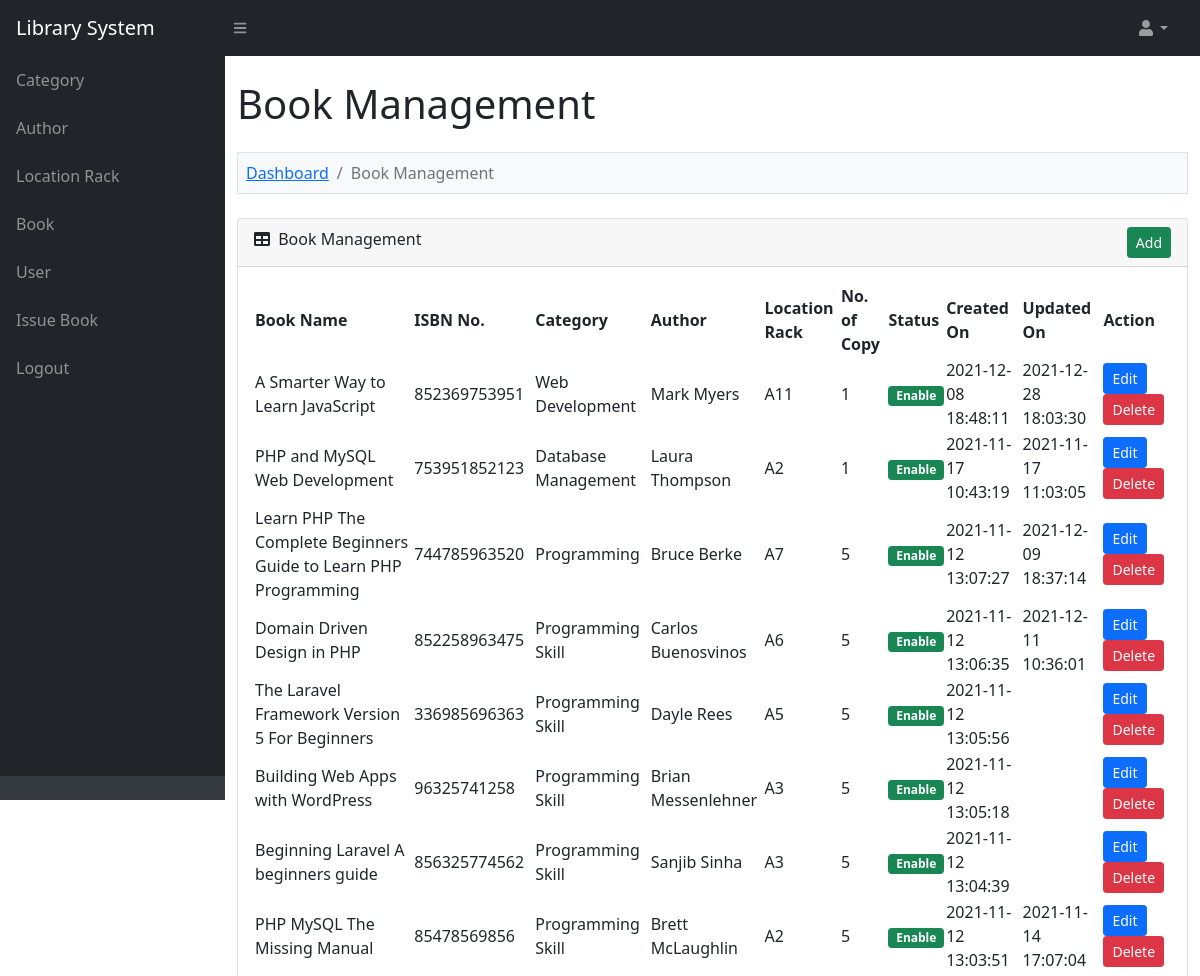
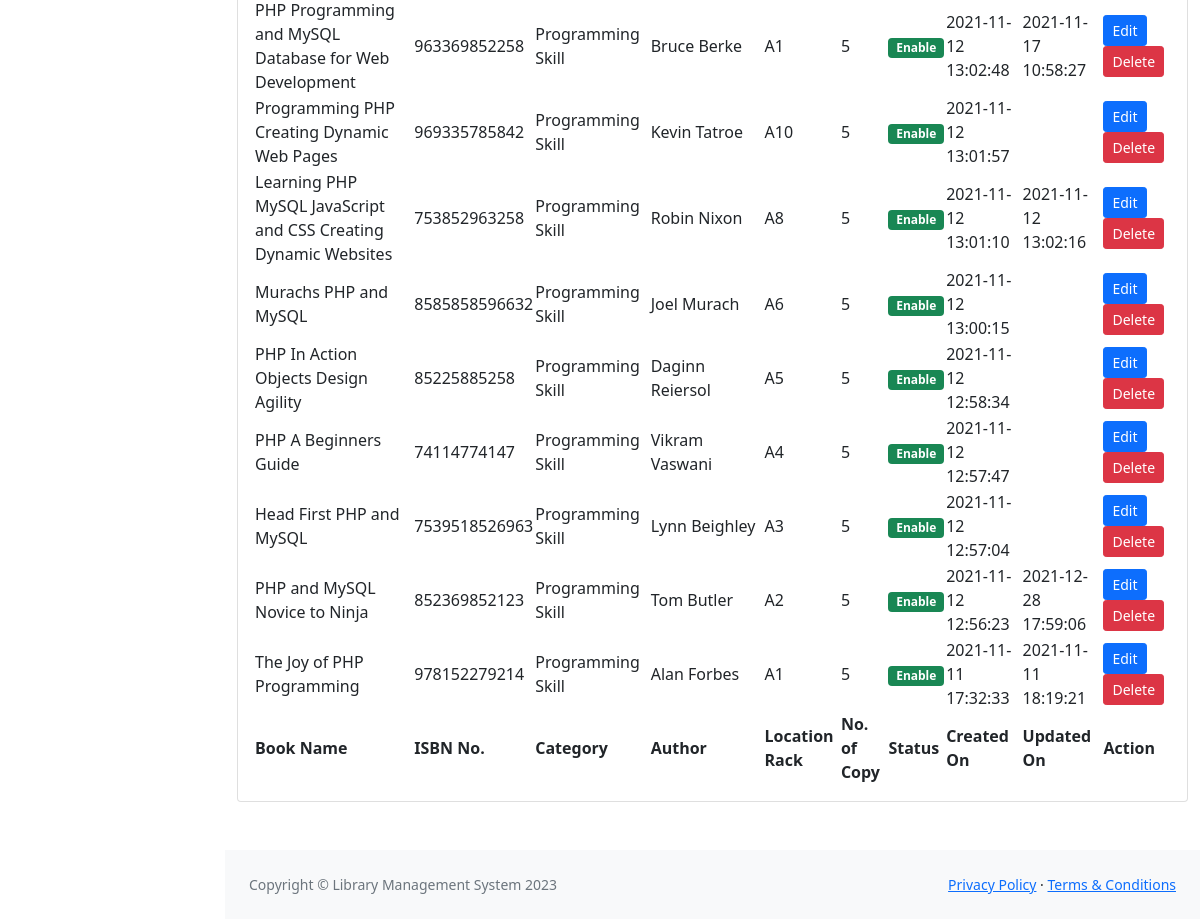
The page /admin/book.php (signed in) on the database its author committed (2 pictures, top to bottom).
### tables this page shows
CREATE TABLE `lms_book` (
  `book_id` int(11) NOT NULL,
  `book_category` varchar(200) NOT NULL,
  `book_author` varchar(200) NOT NULL,
  `book_location_rack` varchar(100) NOT NULL,
  `book_name` text NOT NULL,
  `book_isbn_number` varchar(30) NOT NULL,
  `book_no_of_copy` int(5) NOT NULL,
  `book_status` enum('Enable','Disable') NOT NULL,
  `book_added_on` varchar(30) NOT NULL,
  `book_updated_on` varchar(30) NOT NULL
);

### function.php (called while the page is built, shortened)
<?php
function convert_data($string, $action = 'encrypt')
{
	$encrypt_method = "AES-256-CBC";
	$secret_key = 'AA74CDCC2BBRT935136HH7B63C27';
	$secret_iv = '5fgf5HJ5g27';
	$key = hash('sha256', $secret_key);
	$iv = substr(hash('sha256', $secret_iv), 0, 16);
	if ($action == 'encrypt')
	{
		$output = openssl_encrypt($string, $encrypt_method, $key, 0, $iv);
	    $output = base64_encode($output);
	}
	else if ($action == 'decrypt')
	{
		$output = openssl_decrypt(base64_decode($string), $encrypt_method, $key, 0, $iv);
	}
	return $output;
}
?>

### admin/book.php (the view, shortened to what this page needs)
<?php
include '../database_connection.php';
include '../function.php';
$error = '';
$query = "
	SELECT * FROM lms_book
    ORDER BY book_id DESC
";
$statement = $connect->prepare($query);
$statement->execute();
include '../header.php';
?>
<div class="container-fluid py-4" style="min-height: 700px;">
	<h1>Book Management</h1>
	<?php
	if(isset($_GET["action"]))
	{
		if($_GET["action"] == 'add')
		{
	?>
	<ol class="breadcrumb mt-4 mb-4 bg-light p-2 border">
		<li class="breadcrumb-item"><a href="index.php">Dashboard</a></li>
        <li class="breadcrumb-item"><a href="book.php">Book Management</a></li>
        <li class="breadcrumb-item active">Add Book</li>
    </ol>
    <?php
    if($error != '')
    {
    	echo '<div class="alert alert-danger alert-dismissible fade show" role="alert"><ul class="list-unstyled">'.$error.'</ul> <button type="button" class="btn-close" data-bs-dismiss="alert" aria-label="Close"></button></div>';
    }
    ?>
    <div class="card mb-4">
    	<div class="card-header">
    		<i class="fas fa-user-plus"></i> Add New Book
        </div>
        <div class="card-body">
        	<form method="post">
        		<div class="row">
        			<div class="col-md-6">
        				<div class="mb-3">
        					<label class="form-label">Book Name</label>
        					<input type="text" name="book_name" id="book_name" class="form-control" />
        				</div>
        			</div>
        			<div class="col-md-6">
        				<div class="mb-3">
        					<label class="form-label">Select Author</label>
        					<select name="book_author" id="book_author" class="form-control">
        						<?php echo fill_author($connect); ?>
        					</select>
        				</div>
        			</div>
        		</div>
        		<div class="row">
        			<div class="col-md-6">
        				<div class="mb-3">
        					<label class="form-label">Select Category</label>
        					<select name="book_category" id="book_category" class="form-control">
        						<?php echo fill_category($connect); ?>
        					</select>
        				</div>
        			</div>
        			<div class="col-md-6">
        				<div class="mb-3">
        					<label class="form-label">Select Location Rack</label>
        					<select name="book_location_rack" id="book_location_rack" class="form-control">
        						<?php echo fill_location_rack($connect); ?>
        					</select>
        				</div>
        			</div>
        		</div>
        		<div class="row">
        			<div class="col-md-6">
        				<div class="mb-3">
        					<label class="form-label">Book ISBN Number</label>
        					<input type="text" name="book_isbn_number" id="book_isbn_number" class="form-control" />
        				</div>
        			</div>
        			<div class="col-md-6">
        				<div class="mb-3">
        					<label class="form-label">No. of Copy</label>
        					<input type="number" name="book_no_of_copy" id="book_no_of_copy" step="1" class="form-control" />
        				</div>
        			</div>
        		</div>
        		<div class="mt-4 mb-3 text-center">
        			<input type="submit" name="add_book" class="btn btn-success" value="Add" />
        		</div>
        	</form>
        </div>
    </div>
	<?php
		}
		else if($_GET["action"] == 'edit')
		{
			$book_id = convert_data($_GET["code"], 'decrypt');
			if($book_id > 0)
			{
				$query = "
				SELECT * FROM lms_book
                WHERE book_id = '$book_id'
				";
				$book_result = $connect->query($query);
				foreach($book_result as $book_row)
				{
	?>
	<ol class="breadcrumb mt-4 mb-4 bg-light p-2 border">
		<li class="breadcrumb-item"><a href="index.php">Dashboard</a></li>
        <li class="breadcrumb-item"><a href="book.php">Book Management</a></li>
        <li class="breadcrumb-item active">Edit Book</li>
    </ol>
    <div class="card mb-4">
    	<div class="card-header">
    		<i class="fas fa-user-plus"></i> Edit Book Details
       	</div>
       	<div class="card-body">
       		<form method="post">
       			<div class="row">
       				<div class="col-md-6">
       					<div class="mb-3">
       						<label class="form-label">Book Name</label>
       						<input type="text" name="book_name" id="book_name" class="form-control" value="<?php echo $book_row['book_name']; ?>" />
       					</div>
       				</div>
       				<div class="col-md-6">
       					<div class="mb-3">
       						<label class="form-label">Select Author</label>
       						<select name="book_author" id="book_author" class="form-control">
       							<?php echo fill_author($connect); ?>
       						</select>
       					</div>
       				</div>
       			</div>
       			<div class="row">
       				<div class="col-md-6">
       					<div class="mb-3">
       						<label class="form-label">Select Category</label>
       						<select name="book_category" id="book_category" class="form-control">
       							<?php echo fill_category($connect); ?>
       						</select>
       					</div>
       				</div>
       				<div class="col-md-6">
       					<div class="mb-3">
       						<label class="form-label">Select Location Rack</label>
       						<select name="book_location_rack" id="book_location_rack" class="form-control">
       							<?php echo fill_location_rack($connect); ?>
       						</select>
       					</div>
       				</div>
       			</div>
       			<div class="row">
       				<div class="col-md-6">
       					<div class="mb-3">
       						<label class="form-label">Book ISBN Number</label>
       						<input type="text" name="book_isbn_number" id="book_isbn_number" class="form-control" value="<?php echo $book_row['book_isbn_number']; ?>" />
       					</div>
       				</div>
       				<div class="col-md-6">
       					<div class="mb-3">
       						<label class="form-label">No. of Copy</label>
       						<input type="number" name="book_no_of_copy" id="book_no_of_copy" class="form-control" step="1" value="<?php echo $book_row['book_no_of_copy']; ?>" />
       					</div>
       				</div>
       			</div>
       			<div class="mt-4 mb-3 text-center">
       				<input type="hidden" name="book_id" value="<?php echo $book_row['book_id']; ?>" />
       				<input type="submit" name="edit_book" class="btn btn-primary" value="Edit" />
       			</div>
       		</form>
       		<script>
       			document.getElementById('book_author').value = "<?php echo $book_row['book_author']; ?>";
       			document.getElementById('book_category').value = "<?php echo $book_row['book_category']; ?>";
       			document.getElementById('book_location_rack').value = "<?php echo $book_row['book_location_rack']; ?>";
       		</script>
       	</div>
   	</div>
	<?php
				}
			}
		}
	}
	else
	{
	?>
	<ol class="breadcrumb mt-4 mb-4 bg-light p-2 border">
		<li class="breadcrumb-item"><a href="index.php">Dashboard</a></li>
		<li class="breadcrumb-item active">Book Management</li>
	</ol>
	<div class="card mb-4">
		<div class="card-header">
			<div class="row">
				<div class="col col-md-6">
					<i class="fas fa-table me-1"></i> Book Management
                </div>
                <div class="col col-md-6" align="right">
                	<a href="book.php?action=add" class="btn btn-success btn-sm">Add</a>
                </div>
            </div>
        </div>
        <div class="card-body">
        	<table id="datatablesSimple">
        		<thead>
        			<tr>
        				<th>Book Name</th>
        				<th>ISBN No.</th>
        				<th>Category</th>
        				<th>Author</th>
        				<th>Location Rack</th>
        				<th>No. of Copy</th>
        				<th>Status</th>
        				<th>Created On</th>
        				<th>Updated On</th>
        				<th>Action</th>
        			</tr>
        		</thead>
        		<tfoot>
        			<tr>
        				<th>Book Name</th>
        				<th>ISBN No.</th>
        				<th>Category</th>
        				<th>Author</th>
        				<th>Location Rack</th>
        				<th>No. of Copy</th>
        				<th>Status</th>
        				<th>Created On</th>
        				<th>Updated On</th>
        				<th>Action</th>
        			</tr>
        		</tfoot>
        		<tbody>
        		<?php
        		if($statement->rowCount() > 0)
        		{
        			foreach($statement->fetchAll() as $row)
        			{
        				$book_status = '';
        				if($row['book_status'] == 'Enable')
        				{
        					$book_status = '<div class="badge bg-success">Enable</div>';
        				}
        				else
        				{
        					$book_status = '<div class="badge bg-danger">Disable</div>';
        				}
        				echo '
        				<tr>
        					<td>'.$row["book_name"].'</td>
        					<td>'.$row["book_isbn_number"].'</td>
        					<td>'.$row["book_category"].'</td>
        					<td>'.$row["book_author"].'</td>
        					<td>'.$row["book_location_rack"].'</td>
        					<td>'.$row["book_no_of_copy"].'</td>
        					<td>'.$book_status.'</td>
        					<td>'.$row["book_added_on"].'</td>
        					<td>'.$row["book_updated_on"].'</td>
        					<td>
        						<a href="book.php?action=edit&code='.convert_data($row["book_id"]).'" class="btn btn-sm btn-primary">Edit</a>
        						<button type="button" name="delete_button" class="btn btn-danger btn-sm" onclick="delete_data(`'.$row["book_id"].'`, `'.$row["book_status"].'`)">Delete</button>
        					</td>
        				</tr>
        				';
        			}
        		}
        		else
        		{
        			echo '
        			<tr>
        				<td colspan="10" class="text-center">No Data Found</td>
        			</tr>
        			';
        		}
        		?>
        		</tbody>
        	</table>
        </div>
    </div>
    <?php
	}
    ?>
</div>
<?php
include '../footer.php';
?>

### rows shown on the page
lms_book: book_name "A Smarter Way to Learn JavaScript", book_isbn_number "852369753951", book_category "Web Development", book_author "Mark Myers", book_location_rack "A11", book_no_of_copy "1", book_status "Enable", book_added_on "2021-12-08 18:48:11", book_updated_on "2021-12-28 18:03:30"
lms_book: book_name "PHP and MySQL Web Development", book_isbn_number "753951852123", book_category "Database Management", book_author "Laura Thompson", book_location_rack "A2", book_no_of_copy "1", book_status "Enable", book_added_on "2021-11-17 10:43:19", book_updated_on "2021-11-17 11:03:05"
lms_book: book_name "Learn PHP The Complete Beginners Guide to Learn PHP Programming", book_isbn_number "744785963520", book_category "Programming", book_author "Bruce Berke", book_location_rack "A7", book_no_of_copy "5", book_status "Enable", book_added_on "2021-11-12 13:07:27", book_updated_on "2021-12-09 18:37:14"
lms_book: book_name "Domain Driven Design in PHP", book_isbn_number "852258963475", book_category "Programming Skill", book_author "Carlos Buenosvinos", book_location_rack "A6", book_no_of_copy "5", book_status "Enable", book_added_on "2021-11-12 13:06:35", book_updated_on "2021-12-11 10:36:01"
lms_book: book_name "The Laravel Framework Version 5 For Beginners", book_isbn_number "336985696363", book_category "Programming Skill", book_author "Dayle Rees", book_location_rack "A5", book_no_of_copy "5", book_status "Enable", book_added_on "2021-11-12 13:05:56"
lms_book: book_name "Building Web Apps with WordPress", book_isbn_number "96325741258", book_category "Programming Skill", book_author "Brian Messenlehner", book_location_rack "A3", book_no_of_copy "5", book_status "Enable", book_added_on "2021-11-12 13:05:18"
lms_book: book_name "Beginning Laravel A beginners guide", book_isbn_number "856325774562", book_category "Programming Skill", book_author "Sanjib Sinha", book_location_rack "A3", book_no_of_copy "5", book_status "Enable", book_added_on "2021-11-12 13:04:39"
lms_book: book_name "PHP MySQL The Missing Manual", book_isbn_number "85478569856", book_category "Programming Skill", book_author "Brett McLaughlin", book_location_rack "A2", book_no_of_copy "5", book_status "Enable", book_added_on "2021-11-12 13:03:51", book_updated_on "2021-11-14 17:07:04"
lms_book: book_name "PHP Programming and MySQL Database for Web Development", book_isbn_number "963369852258", book_category "Programming Skill", book_author "Bruce Berke", book_location_rack "A1", book_no_of_copy "5", book_status "Enable", book_added_on "2021-11-12 13:02:48", book_updated_on "2021-11-17 10:58:27"
lms_book: book_name "Programming PHP Creating Dynamic Web Pages", book_isbn_number "969335785842", book_category "Programming Skill", book_author "Kevin Tatroe", book_location_rack "A10", book_no_of_copy "5", book_status "Enable", book_added_on "2021-11-12 13:01:57"
lms_book: book_name "Learning PHP MySQL JavaScript and CSS Creating Dynamic Websites", book_isbn_number "753852963258", book_category "Programming Skill", book_author "Robin Nixon", book_location_rack "A8", book_no_of_copy "5", book_status "Enable", book_added_on "2021-11-12 13:01:10", book_updated_on "2021-11-12 13:02:16"
lms_book: book_name "Murachs PHP and MySQL", book_isbn_number "8585858596632", book_category "Programming Skill", book_author "Joel Murach", book_location_rack "A6", book_no_of_copy "5", book_status "Enable", book_added_on "2021-11-12 13:00:15"
lms_book: book_name "PHP In Action Objects Design Agility", book_isbn_number "85225885258", book_category "Programming Skill", book_author "Daginn Reiersol", book_location_rack "A5", book_no_of_copy "5", book_status "Enable", book_added_on "2021-11-12 12:58:34"
lms_book: book_name "PHP A Beginners Guide", book_isbn_number "74114774147", book_category "Programming Skill", book_author "Vikram Vaswani", book_location_rack "A4", book_no_of_copy "5", book_status "Enable", book_added_on "2021-11-12 12:57:47"
lms_book: book_name "Head First PHP and MySQL", book_isbn_number "7539518526963", book_category "Programming Skill", book_author "Lynn Beighley", book_location_rack "A3", book_no_of_copy "5", book_status "Enable", book_added_on "2021-11-12 12:57:04"
lms_book: book_name "PHP and MySQL Novice to Ninja", book_isbn_number "852369852123", book_category "Programming Skill", book_author "Tom Butler", book_location_rack "A2", book_no_of_copy "5", book_status "Enable", book_added_on "2021-11-12 12:56:23", book_updated_on "2021-12-28 17:59:06"
lms_book: book_name "The Joy of PHP Programming", book_isbn_number "978152279214", book_category "Programming Skill", book_author "Alan Forbes", book_location_rack "A1", book_no_of_copy "5", book_status "Enable", book_added_on "2021-11-11 17:32:33", book_updated_on "2021-11-11 18:19:21"
